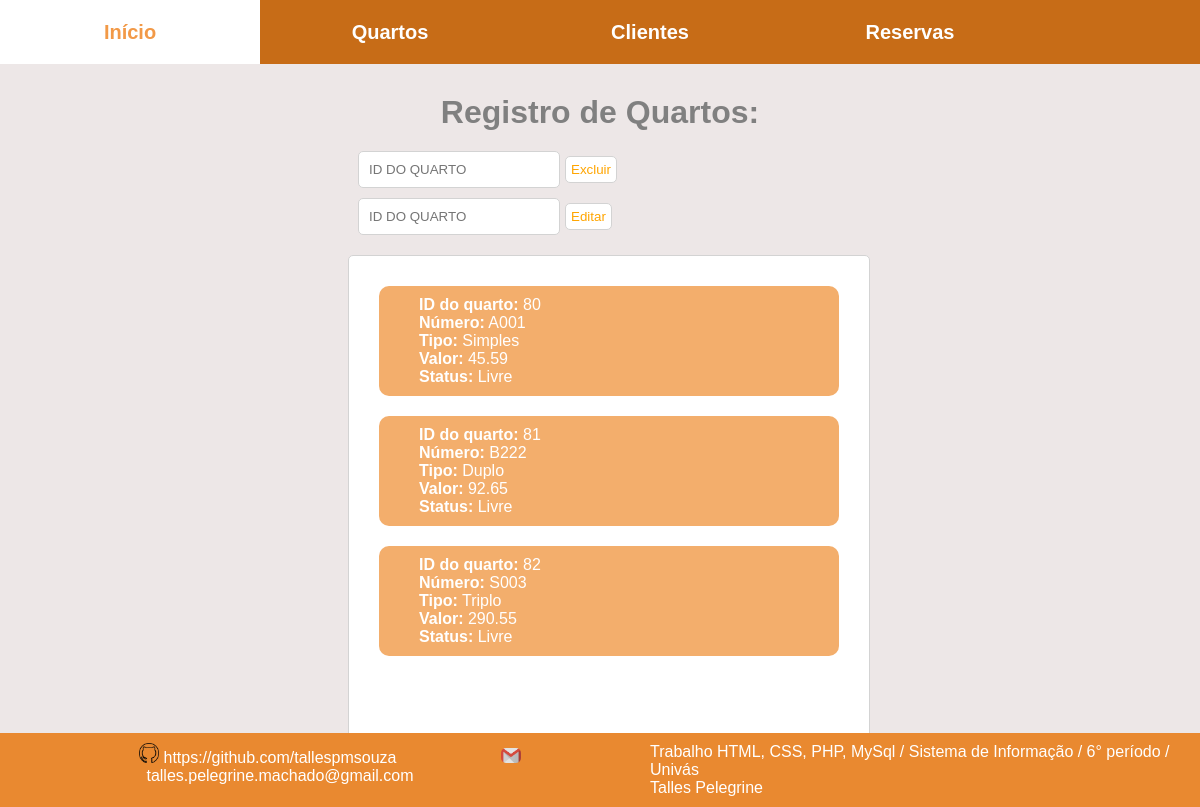
/pages/quartos/exibeQuartos.php, run on the app's committed database.
### tables this page shows
CREATE TABLE `quartos` (
  `idBedroom` int(11) NOT NULL,
  `number` varchar(10) NOT NULL,
  `type` varchar(10) NOT NULL,
  `value` double NOT NULL,
  `status` varchar(10) NOT NULL
);

### pages/quartos/exibeQuartos.php (the view, shortened to what this page needs)
<?php
    require("../../connection.php");
    $sql = "select * from quartos";
    $consult = mysqli_query($connection,$sql);
?>
<!DOCTYPE html>
<html lang='pt-br'>
    <head>
        <link rel="stylesheet" href="../../css/index.css">
    </head>
    <body>
        <header>
            <nav id="menu">
                <ul>
                    <a href="../../index.php"><li>Início</li></a>
                </ul>
                <ul>
                    <a href="bedrooms.php"><li>Quartos</li></a>
                </ul>
                <ul>
                    <a href="../clientes/clients.php"><li>Clientes</li></a>
                </ul>
                <ul>
                    <a href="../reservas/reservations.php"><li>Reservas</li></a>
                </ul>
            </nav>
        </header>
        <h1 style="margin: 20px 10px 10px 10px; text-align: center; color: gray;">Registro de Quartos: </h1>
        <?php
            echo "
            <div style='width: 50%; margin-left: 29%; padding: 10px; text-align: left;'>
                <form method='post' action='excluirQuartos.php'>
                    <input type='text' name='idDigitado' placeholder='ID DO QUARTO' autofocus required style='width: 30%; padding: 10px; float: left; border: 1px solid lightgray; border-radius: 5px;'>
                    <input type='submit' value='Excluir' style='margin: 5px; padding: 5px; color: orange; background-color: white; border: 1px solid lightgray; border-radius: 5px;'>
                </form>
                <form method='post' action='editarQuartos.php' style='margin-top: 10px;'>
                    <input type='text' name='idDigitado' placeholder='ID DO QUARTO' autofocus required style='width: 30%; padding: 10px; float: left; border: 1px solid lightgray; border-radius: 5px;'>
                    <input type='submit' value='Editar' style='margin: 5px; padding: 5px; color: orange; background-color: white; border: 1px solid lightgray; border-radius: 5px;'>
                </form>
            </div>";
            echo "<section class='exibir'>";
                while($showRegister = mysqli_fetch_array($consult)){
                    $id = $showRegister[0];
                    $number = $showRegister[1];
                    $type = $showRegister[2];
                    $value = $showRegister[3];
                    $status = $showRegister[4];
                    echo "<article style='margin: 10px; padding: 10px 10px 10px 40px; border-radius: 10px; background-color:  rgb(243, 174, 108); color: white;'>";
                        echo "<b>ID do quarto:</b> $id<br>";
                        echo "<b>Número:</b> $number<br>";
                        echo "<b>Tipo:</b> $type<br>";
                        echo "<b>Valor:</b> $value<br>";
                        echo "<b>Status:</b> $status<br>";
                    echo "</article>";
                }
            echo "</section>";
        ?>
        <footer id="footer">
            <div class="divFooter" style="float: left;">
                <a href="https://github.com/tallespmsouza" target="_blank">
                    <img src="../../img/github.png" class="img">
                    <spam class="spamFooter">https://github.com/tallespmsouza</spam>
                </a>
                <img src="../../img/gmail.png" class="img">
                <spam class="spamFooter">talles.pelegrine.machado@gmail.com</spam>
            </div>
            <div class="divFooter" style="float: right; text-align: left;">
                <spam class="spamFooter" style="text-align: center;">
                    Trabalho HTML, CSS, PHP, MySql / Sistema de Informação / 6° período / Univás<br>
                    Talles Pelegrine<br>
                </spam>
            </div>
        </footer>
    </body>
</html>

### css/index.css (style rules this page uses)
* { margin: 0; padding: 0; }
body { font-family: 'Arial'; background-color: rgb(237, 231, 231); }
a { text-decoration: none; list-style-type: none; }
header { width: 100%; height: 4rem; text-align: center; }
nav#menu { width: 100%; height: 100%; background-color: rgb(199, 108, 23); }
nav#menu ul { width: 20%; height: 100%; padding: 0 10px 0 10px; float: left; }
nav#menu ul li { width: 100%; height: 100%; text-align: center; font-weight: bold; font-size: 20px; color: white; display:flex; flex-direction: column; justify-content: center; }
img { width: 49%; margin: 10px; border-radius: 5px; }
h1 { padding-top: 10px; }
footer#footer { width: 100%; height: auto; margin-top: 10px; text-align: center; background-color: rgb(233, 137, 48); position: absolute; bottom: 0px; }
spam.spamFooter { color: rgb(255, 255, 255); }
.divFooter { width: 45%; margin: 10px; }
.img { width: 20px; height: auto; margin: 0 0 0 100px; padding: 0; }
.exibir { width: 40%; height: 500px; margin: 10px; margin-left: 29%; padding: 20px; display: flex; flex-direction: column; overflow: auto; border: 1px solid lightgray; border-radius: 5px; background-color: white; }

### data on the page
quartos: idBedroom "80", number "A001", type "Simples", value "45.59", status "Livre"
quartos: idBedroom "81", number "B222", type "Duplo", value "92.65", status "Livre"
quartos: idBedroom "82", number "S003", type "Triplo", value "290.55", status "Livre"
